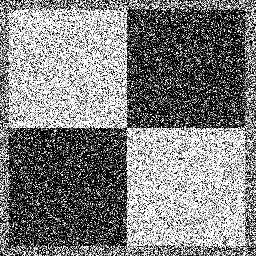
%> input picture fig2.png, 256 x 256 px
$ octave --eval "result = cany_algo(imread('fig2.png'));"   (GNU Octave 9; MATLAB toolbox functions it lacks are replaced by stand-ins)
%> lines starting %> are read from the running program, lines starting %| are printed output that depends on the picture; in (x1, y1, x2, y2) boxes, pixels count from 0 and x2, y2 are one past the last pixel; in counts of white or black regions, pixels touching at a corner belong together; the program's own positions count from 1
### thresholding_img.m
%thresholding

function out=thresholding_img(image,t1,t2)
th=t1;

img1=image;
%Img_histogram(img1) ; %histogram

img1(img1<t1)=0;
img1(img1>=t2)=255;
%img1=medfilt2(img1(:,:,1),[5 5]);

out=img1;
end
%thresholding

### hyst.m

function out=hyst(image,t2)
img2=image;


a=img2;
h=ones(3);
[ht,wt,c]=size(a);
hsize=size(h);
d=ceil(hsize/2);

a1=a;
for i=0:ht-hsize
    for j=0:wt-hsize
        b=a([1+i:hsize+i],[1+j:hsize+j]);
        b1=b.*h;
        if sum(sum(b1(b1>=t2))) > 0
        a1(d+i,d+j)=255;
        end
    end
end

out=a1;


end

### cany_algo.m


function out=cany_algo(img);
img1=img;
%> img1 is the input picture: size 256x256 uint8; min 0, max 255, mean 127.6
img1 = im2gray(img1);
figure;
imshow(img1)
%img2=imread('fig2.png');


x1 = imgaussfilt(img1,2);
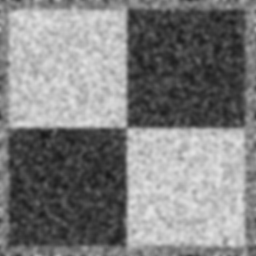
%> x1: size 256x256 uint8; min 24, max 227, mean 127.5
figure;
imshow(x1)
title('applying gaussian filter')


% [26 lines of commented-out code are left out]


[Gmag, Gdir] = imgradient(x1,'sobel');
figure;
imshow(Gmag)
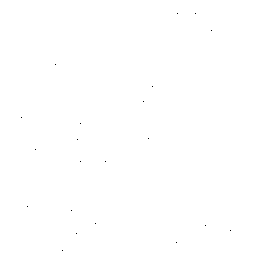
%> displayed picture: size 256x256, on the screen's scale of 0 to 255; 100% white; black in thin lines or dots, all inside (x1, y1, x2, y2) = (21, 13, 231, 251)
title('magnitude of gradients')
% [7 lines of commented-out code are left out]


Gdir(Gdir <22.5 & Gdir >= -22.5 )=0;
%> Gdir: size 256x256 double; min -180, max 179.8, mean -1.7; mean of the top-left, top-right, bottom-left and bottom-right quarters -5.4, -0.9, -2.2, 1.6
Gdir(Gdir <67.5 & Gdir >= 22.5 )=45;
%> Gdir: size 256x256 double; min -180, max 179.8, mean -1.7; mean of the top-left, top-right, bottom-left and bottom-right quarters -5.4, -0.9, -2.2, 1.5
Gdir(Gdir <112.5 & Gdir >= 67.5 )=90;
%> Gdir: size 256x256 double; min -180, max 179.8, mean -1.7; mean of the top-left, top-right, bottom-left and bottom-right quarters -5.3, -0.9, -2.2, 1.6
Gdir(Gdir <157.5 & Gdir >= 112.5 )=135;
%> Gdir: size 256x256 double; min -180, max 179.8, mean -1.7; mean of the top-left, top-right, bottom-left and bottom-right quarters -5.3, -0.8, -2.3, 1.6
% Gdir(Gdir <=-157.5 & Gdir >= 157.5 )=180;
Gdir(Gdir <=180 & Gdir >= 157.5 )=180;
%> Gdir: size 256x256 double; min -180, max 180, mean -1
Gdir(Gdir <-157.5 & Gdir >= -180 )=180;
Gdir(Gdir <-112.5 & Gdir >= -157.5 )=225;
Gdir(Gdir <-67.5 & Gdir >= -112.5 )=270;
Gdir(Gdir <-22.5 & Gdir >= -67.5 )=315;
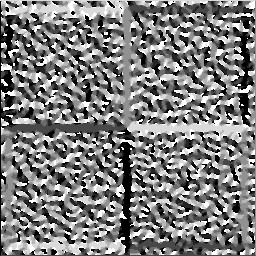
%> Gdir: size 256x256 double; min 0, max 315, mean 157; drawn with min black and max white


g1=Gmag;
[n1,n2]=size(Gdir);
%> n1 = 256; n2 = 256

% [12 lines of commented-out code are left out]


for i=2:n1-1
    for j=2:n2-1
        b1=Gdir(i,j);
        if b1==0 | b1==180
            c1=Gmag(i,j-1);
            c2=Gmag(i,j);
            c3=Gmag(i,j+1);
            c=[c1 c2 c3];

            if max(c)==c2
                g1(i,j-1)=0;
                g1(i,j)=c2;
                g1(i,j+1)=0;
            end


        elseif b1==45 | b1==225
            c1=Gmag(i-1,j+1);
            c2=Gmag(i,j);
            c3=Gmag(i+1,j-1);
            c=[c1 c2 c3];

            if max(c)==c2
                g1(i-1,j+1)=0;
                g1(i,j)=c2;
                g1(i+1,j-1)=0;
            end

        elseif b1==135 | b1==315
            c1=Gmag(i-1,j-1);
            c2=Gmag(i,j);
            c3=Gmag(i+1,j+1);
            c=[c1 c2 c3];

            if max(c)==c2
                g1(i-1,j-1)=0;
                g1(i,j)=c2;
                g1(i+1,j+1)=0;
            end

        elseif b1==90 | b1==270
            c1=Gmag(i-1,j);
            c2=Gmag(i,j);
            c3=Gmag(i+1,j);
            c=[c1 c2 c3];

            if max(c)==c2
                g1(i-1,j)=0;
                g1(i,j)=c2;
                g1(i+1,j)=0;
            end

    end

    end
end
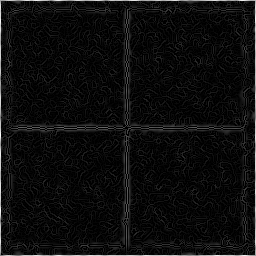
%> g1: size 256x256 double; min 0, max 668, mean 35.1; drawn with min black and max white
%> after the loop, c = [38.47 49.5 415]; c1 = 38.47; c2 = 49.5; c3 = 415


figure;
imshow(g1)
title('after Suppress non-maxima pixels')

t1=27;
t2=250;
k1=thresholding_img(g1,t1,t2);
%> in thresholding_img, `img1(img1<t1)=0;`: img1: size 256x256 double; 16.33% of pixels changed, all inside (x1, y1, x2, y2) = (1, 1, 255, 255)
%> in thresholding_img, `img1(img1>=t2)=255;`:
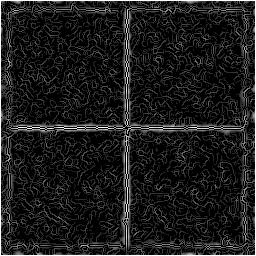
%> img1: size 256x256 double; min 0, max 255, mean 28.5
figure;
imshow(k1)
title('after double thresholding')

%edge track by hhysterisis method......

k2=hyst(k1,t2);
%> after the loop in hyst, `for i=0:ht-hsize`:
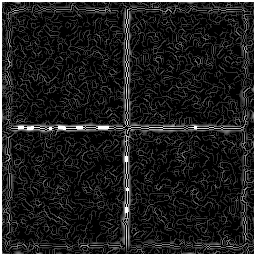
%> a1: size 256x256 double; 1.76% of pixels changed, all inside (x1, y1, x2, y2) = (1, 1, 255, 255)
figure;
imshow(k2)
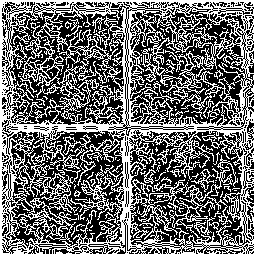
%> displayed picture: size 256x256, on the screen's scale of 0 to 255; 42.5% white in thin lines or dots
title('Canny edge detection algorithm')


% [32 lines of commented-out code are left out]

out =k2;

end

$ run again, on fig4.png
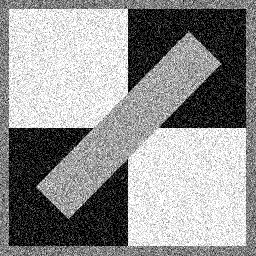
%> input picture fig4.png, 256 x 256 px
%> in cany_algo, img1 is the input picture: size 256x256 uint8; min 0, max 255, mean 145.4
%> after the loop in cany_algo, `for i=2:n1-1`:
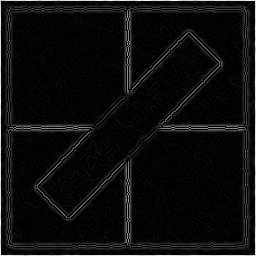
%> g1: size 256x256 double; min 0, max 581.1, mean 31.1; drawn with min black and max white
%> after the loop in cany_algo, `for i=2:n1-1`: c = [507.8 37.58 480.2]; c1 = 507.8; c2 = 37.58; c3 = 480.2
%> in cany_algo, `imshow(k2)`:
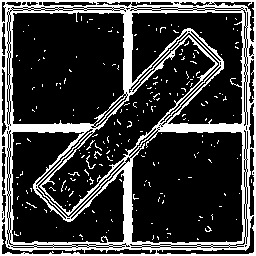
%> displayed picture: size 256x256, on the screen's scale of 0 to 255; 22.7% white; 215 white regions (212 under 20 px), largest, box (x1, y1, x2, y2) and area: (0, 0, 256, 256) 13965, (86, 155, 96, 169) 30, (94, 151, 102, 159) 21

$ run again, on fig6.png
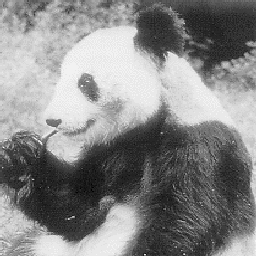
%> input picture fig6.png, 256 x 256 px
%> in cany_algo, img1 is the input picture: size 256x256x3 uint8; min 0, max 255, mean 133.9
%> after the loop in cany_algo, `for i=2:n1-1`:
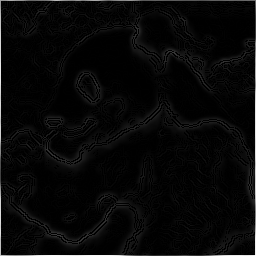
%> g1: size 256x256 double; min 0, max 957.4, mean 30.4; drawn with min black and max white
%> after the loop in cany_algo, `for i=2:n1-1`: c = [16.49 18 900]; c1 = 16.49; c2 = 18; c3 = 900
%> in cany_algo, `imshow(k2)`:
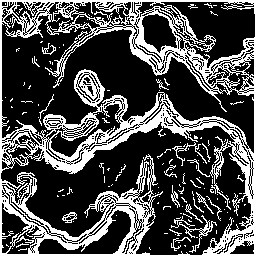
%> displayed picture: size 256x256, on the screen's scale of 0 to 255; 29.9% white; 189 white regions (168 under 20 px), largest, box (x1, y1, x2, y2) and area: (0, 0, 256, 256) 17771, (171, 215, 217, 253) 252, (172, 142, 207, 166) 120
